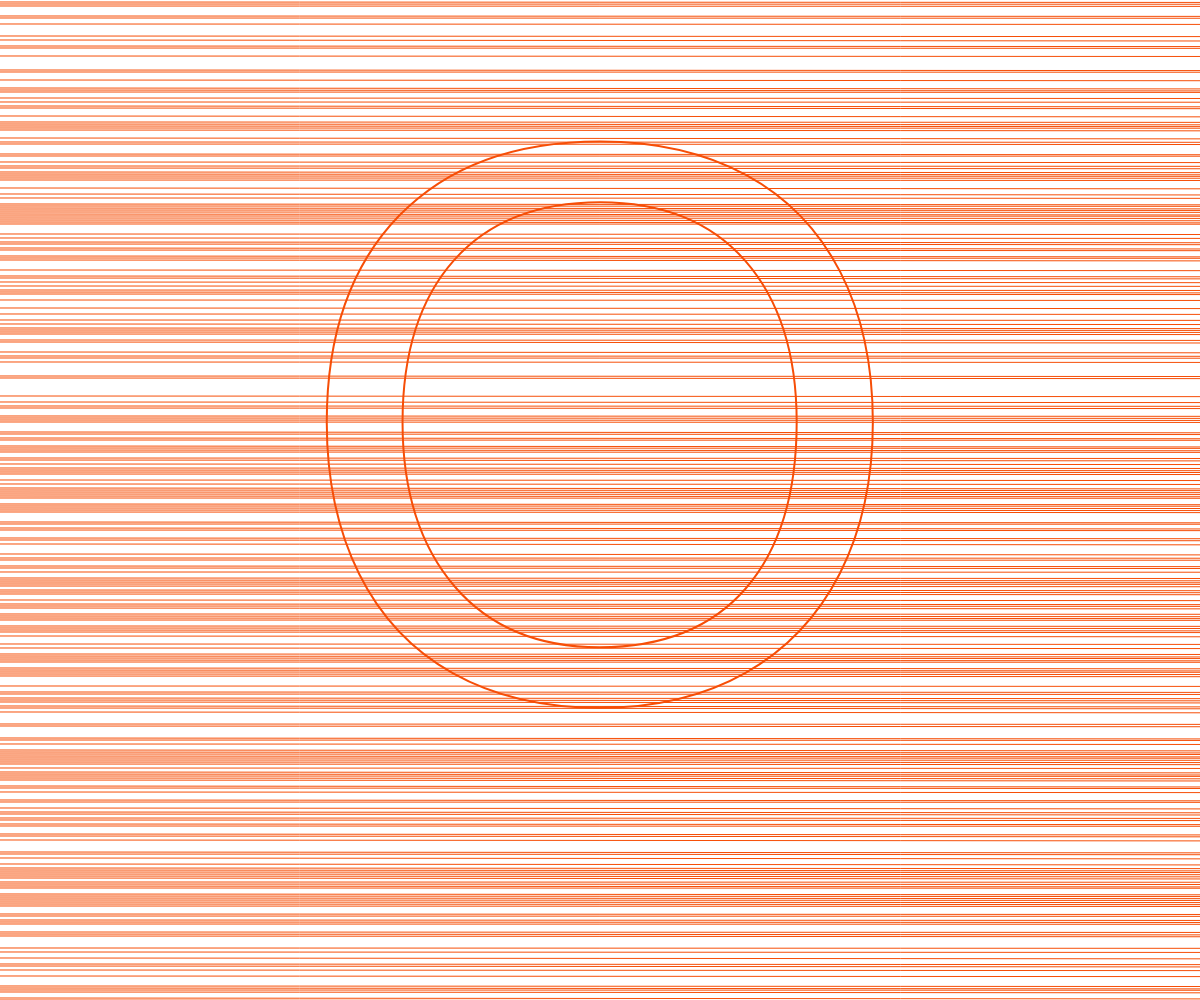
Frame 1 (no input)
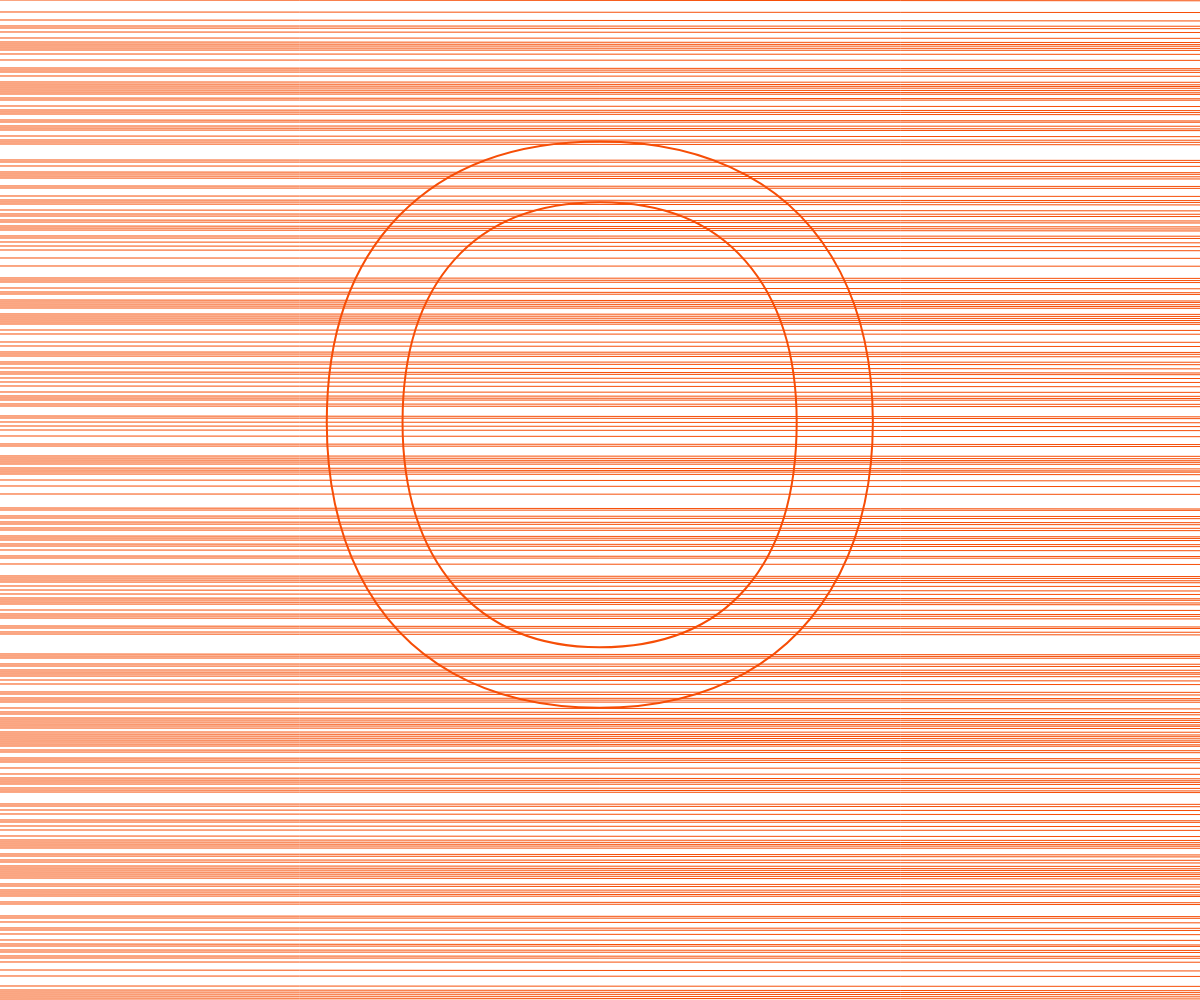
Frame 2 (the mouse pressed at the canvas centre, redrawn once)

The p5.js sketch that drew these frames (run headless with seeded random() and noise() and a simulated clock; the mouse was pressed at the canvas centre and the sketch redrawn once):

// p5.js sketch
// ── sketch.js
var radius = 55;
var x = 0;
var y = 0;

var message_to_draw = 'OPULENCE';
var position_in_message = 0;

function setup() {
	createCanvas(windowWidth, windowHeight);
	noFill();
	stroke('#f64e07');
	strokeWeight(4);
	textSize(800);
	noLoop();
}

function draw() {
	line_it_up();
	window.setInterval(line_it_up, 10);
	window.setInterval(walk_through_message, 1000);
}

function line_it_up() {
	y=0;
	clear();

	while (y <= windowHeight) {
		if (floor(random(1, 3)) == 2) {
			strokeWeight(1);
			line(0, y, windowWidth, y + random(.2, 1));
		}
		y+=2;
	}

	strokeWeight(2);
	text(message_to_draw[position_in_message], windowWidth/2 - textWidth(message_to_draw[position_in_message])/2, windowHeight/2 + 200);
}




function walk_through_message() {
	character_to_draw = message_to_draw[position_in_message];
	position_in_message++;

	if (position_in_message > message_to_draw.length) {
		position_in_message = 0;
	}

}
